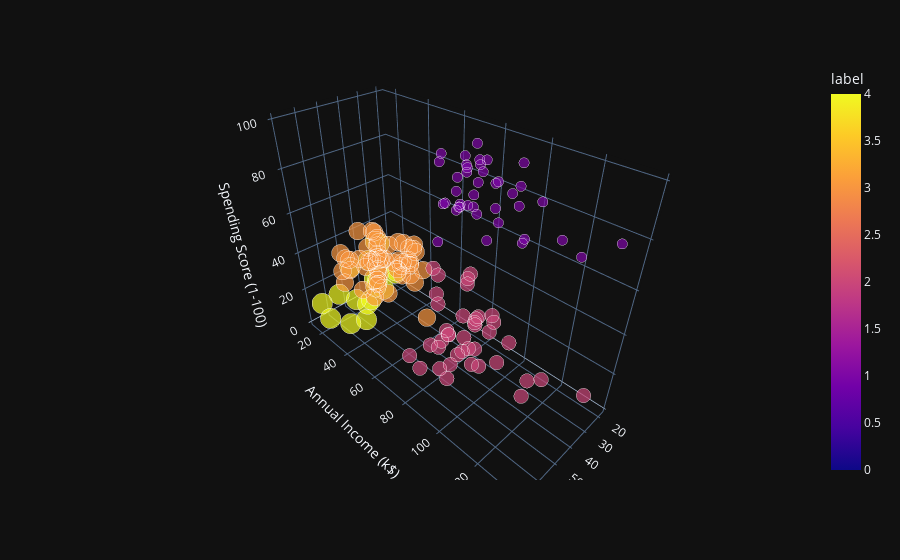

The cell this chart's notebook holds for it:
### Markdown cell above
Plotting the clusters, when using three feature dimensions

### Code cell
features['label'] = labels
fig = px.scatter_3d(features, x=cols_for_clustering[0],
                    y=cols_for_clustering[1], z=cols_for_clustering[2],
                    color='label', size='label', color_discrete_sequence=colors)
fig.show()

### Figure 1 — Plotly figure (JSON) as saved in the notebook; plotly's stock layout.template omitted (floating-point values rounded to 4 significant figures; data arrays with more than 128 entries replaced by an {"elided": "..."} marker saying what was removed)
{"data": [{"hovertemplate": "Age=%{x}<br>Annual Income (k$)=%{y}<br>Spending Score (1-100)=%{z}<br>label=%{marker.color}<extra></extra>", "legendgroup": "", "marker": {"color": {"elided": "200 int values"}, "coloraxis": "coloraxis", "size": {"elided": "200 int values"}, "sizemode": "area", "sizeref": 0.01, "symbol": "circle"}, "mode": "markers", "name": "", "scene": "scene", "showlegend": false, "x": {"elided": "200 int values"}, "y": {"elided": "200 int values"}, "z": {"elided": "200 int values"}, "type": "scatter3d"}], "layout": {"scene": {"domain": {"x": [0.0, 1.0], "y": [0.0, 1.0]}, "xaxis": {"title": {"text": "Age"}}, "yaxis": {"title": {"text": "Annual Income (k$)"}}, "zaxis": {"title": {"text": "Spending Score (1-100)"}}}, "coloraxis": {"colorbar": {"title": {"text": "label"}}, "colorscale": [[0.0, "#0d0887"], [0.1111, "#46039f"], [0.2222, "#7201a8"], [0.3333, "#9c179e"], [0.4444, "#bd3786"], [0.5556, "#d8576b"], [0.6667, "#ed7953"], [0.7778, "#fb9f3a"], [0.8889, "#fdca26"], [1.0, "#f0f921"]]}, "legend": {"tracegroupgap": 0, "itemsizing": "constant"}, "margin": {"t": 60}}}
